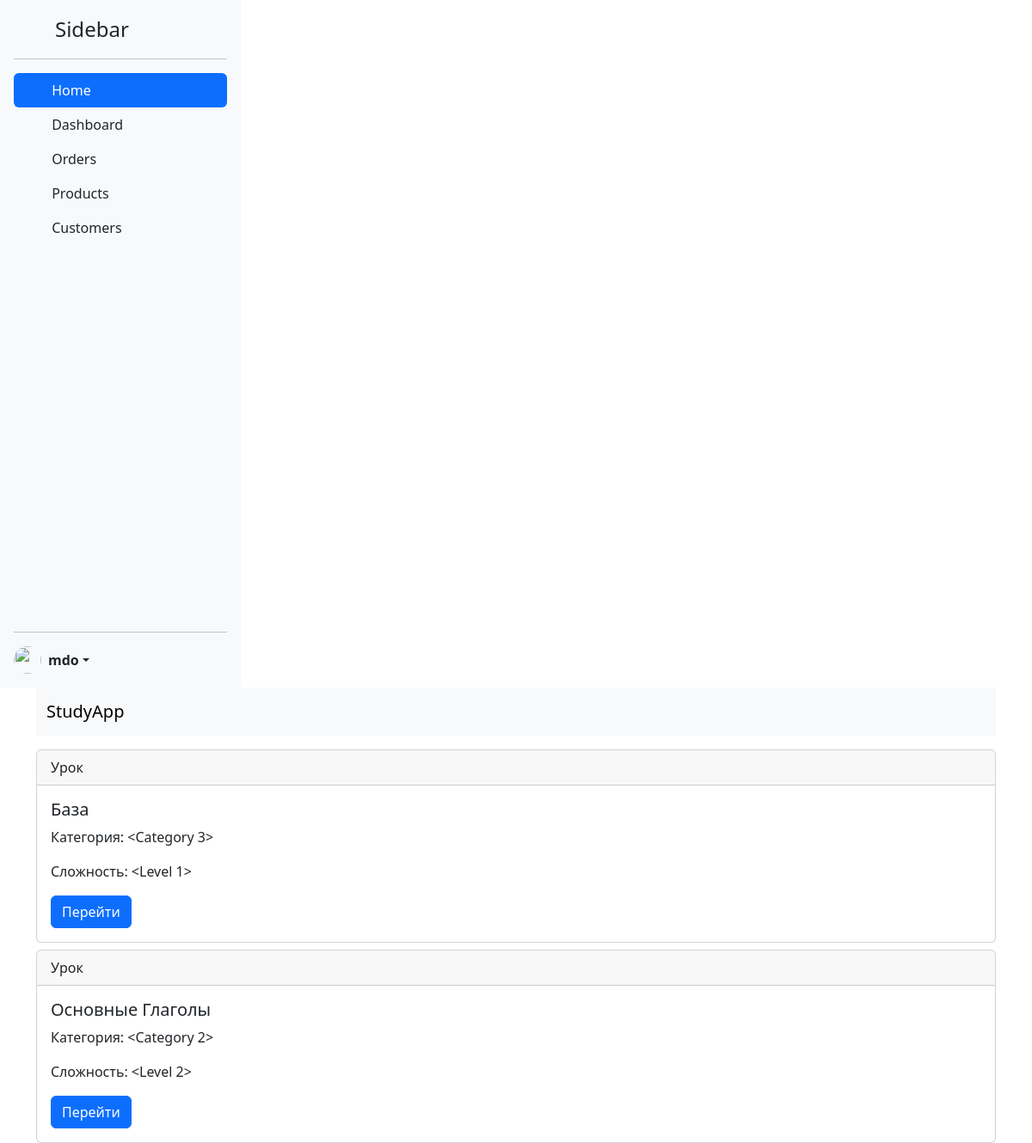
The app's page /lessons, older data.
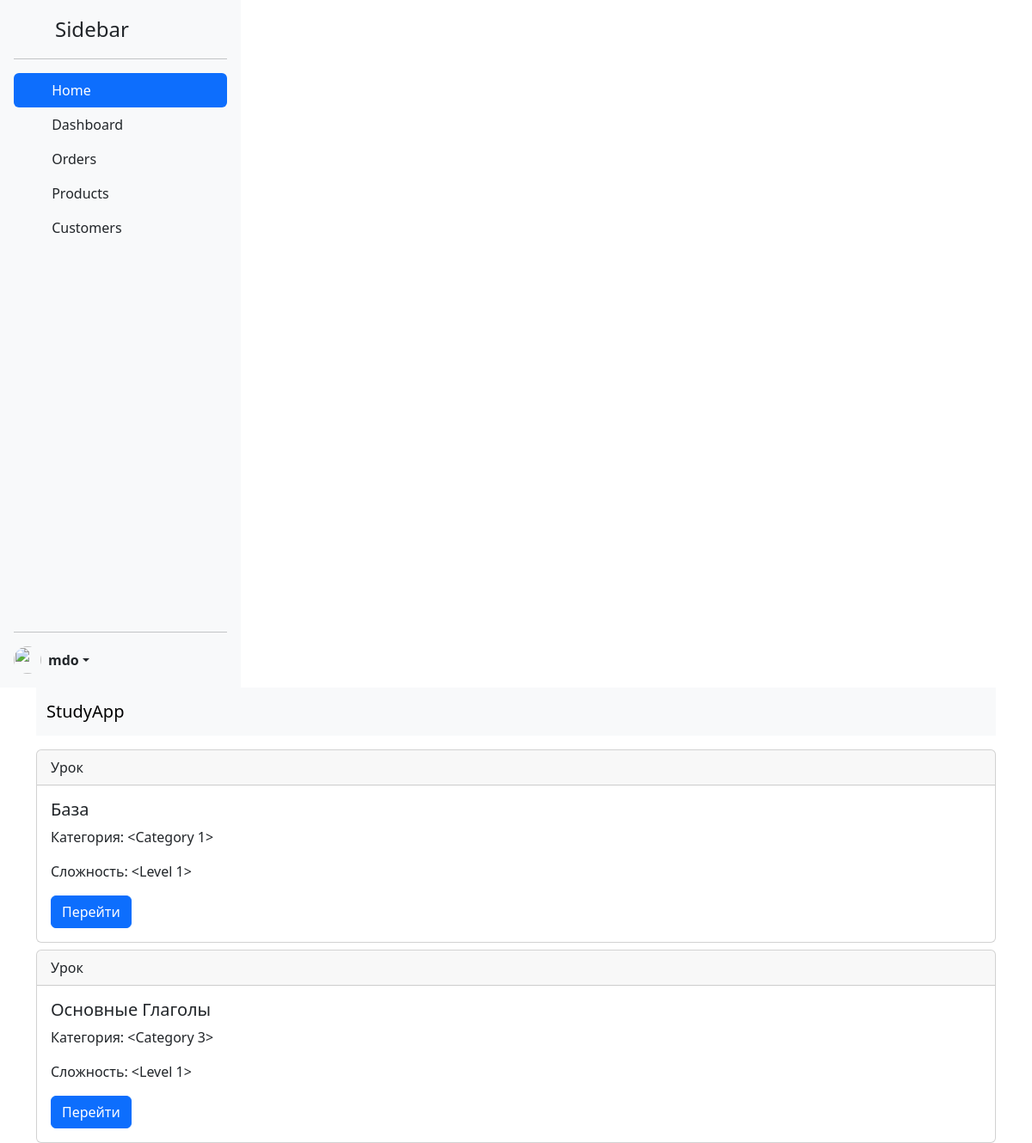
The same page, newer data.
### app/models.py (models this page shows)
class Lesson(db.Model):
    id = db.Column(db.Integer, primary_key=True)
    title = db.Column(db.String(255), nullable=False)
    category_id = db.Column(db.Integer, db.ForeignKey('category.id'), nullable=False)
    level_id = db.Column(db.Integer, db.ForeignKey('level.id'), nullable=False)
    category = db.relationship('Category', backref=db.backref('lessons', lazy=True))
    level = db.relationship('Level', backref=db.backref('lessons', lazy=True))

### app/routes/Main/LessonRoutes.py (the view)
    def get_all(self):
        lessons = Lesson.query.all()
        return render_template("lessons/index.html", lessons=lessons)

### app/__init__.py (called while the page is built)
def create_app():
    app = Flask(__name__, static_folder="static", template_folder="templates")
    app.config["SQLALCHEMY_DATABASE_URI"] = f"sqlite:///db.db"
    register_blueprints(app)
    db.init_app(app)
    with app.app_context():
        db.create_all()
    @app.context_processor
    def inject_counts():
        counts = count_rows()
        return counts
    return app

### app/utils.py (called while the page is built)
def count_rows():
    lessons_count = Lesson.query.count()
    categories_count = Category.query.count()
    levels_count = Level.query.count()
    words_count = Word.query.count()
    return {
        "lessons_count": lessons_count,
        "categories_count": categories_count,
        "levels_count": levels_count,
        "words_count": words_count
    }

### app/templates/lessons/index.html (shortened to what this page needs)
{% extends 'base.html' %}
{% block content %}
{% for lesson in lessons %}
    <div class="card mt-2">
      <div class="card-header">
        Урок
      </div>
      <div class="card-body">
        <h5 class="card-title">{{ lesson.title }}</h5>
        <p class="card-text">Категория: {{ lesson.category }}
        </p>
        <p class="card-text">Сложность: {{ lesson.level }}</p>
        <a href="{{ url_for('lessons.get_by_id', id=lesson.id) }}" class="btn btn-primary">Перейти</a>
      </div>
    </div>
{% endfor %}
{% endblock %}

Row changes from the older to the newer data that the page shows:
changed Lesson "База": category "<Category 3>" → "<Category 1>"
changed Lesson "Основные Глаголы": category "<Category 2>" → "<Category 3>"; level "<Level 2>" → "<Level 1>"
